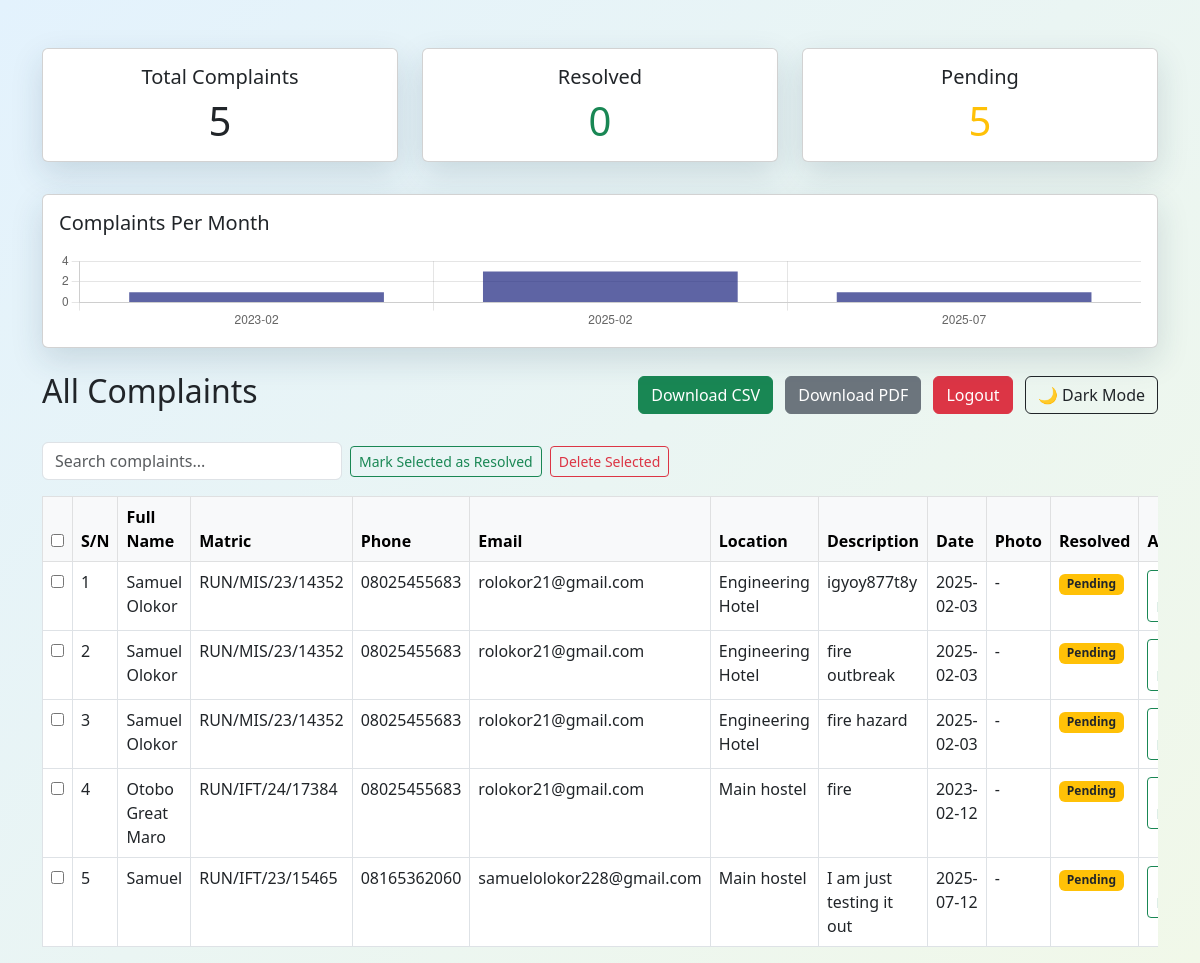
Screenshot of /admin (signed in) with the database file from the repository.
### tables this page shows
CREATE TABLE complaints (
        id INTEGER PRIMARY KEY AUTOINCREMENT,
        fullname TEXT,
        matric TEXT,
        phone TEXT,
        email TEXT,
        location TEXT,
        description TEXT,
        incident_date TEXT,
        photo_filename TEXT
    , resolved INTEGER DEFAULT 0);

### app.py (the view)
@app.route('/admin')
def admin_panel():
    if not session.get('admin_logged_in'):
        return redirect(url_for('admin_login'))
    conn = sqlite3.connect('database.db')
    c = conn.cursor()
    c.execute('SELECT * FROM complaints ORDER BY id DESC')
    complaints = c.fetchall()
    total = len(complaints)
    resolved = sum(1 for c in complaints if c[9] == 1)
    pending = total - resolved
    months = [c[7][:7] for c in complaints if c[7]]
    month_counts = Counter(months)
    month_labels = sorted(month_counts.keys())
    month_data = [month_counts[m] for m in month_labels]
    conn.close()
    return render_template('admin_panel.html', complaints=complaints, total=total, resolved=resolved, pending=pending, month_labels=month_labels, month_data=month_data)

### templates/admin_panel.html (shortened to what this page needs)
<!DOCTYPE html>
<html lang="en">
<head>
  <link rel="stylesheet" href="/static/css/style.css" />
  <link href="https://cdn.jsdelivr.net/npm/bootstrap@5.3.0/dist/css/bootstrap.min.css" rel="stylesheet" />
</head>
<body>
  <div class="container mt-5">
    <div class="row mb-4">
      <div class="col-md-4 mb-2">
        <div class="card text-center p-3">
          <h5>Total Complaints</h5>
          <div class="display-6">{{ total }}</div>
        </div>
      </div>
      <div class="col-md-4 mb-2">
        <div class="card text-center p-3">
          <h5>Resolved</h5>
          <div class="display-6 text-success">{{ resolved }}</div>
        </div>
      </div>
      <div class="col-md-4 mb-2">
        <div class="card text-center p-3">
          <h5>Pending</h5>
          <div class="display-6 text-warning">{{ pending }}</div>
        </div>
      </div>
    </div>
    <div class="card mb-4 p-3">
      <h5 class="mb-3">Complaints Per Month</h5>
      <canvas id="complaintsChart" height="80"></canvas>
    </div>
    <script>
    const ctx = document.getElementById('complaintsChart').getContext('2d');
    const complaintsChart = new Chart(ctx, {
      type: 'bar',
      data: {
        labels: {{ month_labels|tojson }},
        datasets: [{
          label: 'Complaints',
          data: {{ month_data|tojson }},
          backgroundColor: 'rgba(26, 35, 126, 0.7)'
        }]
      },
      options: {
        responsive: true,
        plugins: { legend: { display: false } },
        scales: { y: { beginAtZero: true, precision: 0 } }
      }
    });
    </script>
    <div class="d-flex justify-content-between align-items-center mb-4">
      <h2>All Complaints</h2>
      <div>
        <button type="button" id="downloadCsvBtn" class="btn btn-success me-2">Download CSV</button>
        <button type="button" id="downloadPdfBtn" class="btn btn-secondary me-2">Download PDF</button>
        <a href="{{ url_for('admin_logout') }}" class="btn btn-danger">Logout</a>
        <button id="darkModeToggle" class="btn btn-outline-dark ms-2" type="button">🌙 Dark Mode</button>
      </div>
    </div>
    <form id="bulkForm" method="POST" action="{{ url_for('bulk_action') }}">
      <div class="mb-3 d-flex gap-2 align-items-center">
        <input type="text" id="searchBox" class="form-control" placeholder="Search complaints..." style="max-width: 300px;">
        <button type="submit" name="action" value="resolve" class="btn btn-outline-success btn-sm">Mark Selected as Resolved</button>
        <button type="submit" name="action" value="delete" class="btn btn-outline-danger btn-sm" onclick="return confirm('Are you sure you want to delete selected complaints?');">Delete Selected</button>
      </div>
      <div class="table-responsive">
        <table class="table table-bordered table-hover">
          <thead class="table-light">
            <tr>
              <th><input type="checkbox" id="selectAll"></th>
              <th>S/N</th>
              <th>Full Name</th>
              <th>Matric</th>
              <th>Phone</th>
              <th>Email</th>
              <th>Location</th>
              <th>Description</th>
              <th>Date</th>
              <th>Photo</th>
              <th>Resolved</th>
              <th>Actions</th>
            </tr>
          </thead>
          <tbody>
            {% for c in complaints %}
            <tr>
              <td><input type="checkbox" name="selected" value="{{ c[0] }}"></td>
              <td>{{ loop.index }}</td>
              <td>{{ c[1] }}</td>
              <td>{{ c[2] }}</td>
              <td>{{ c[3] }}</td>
              <td>{{ c[4] }}</td>
              <td>{{ c[5] }}</td>
              <td>{{ c[6] }}</td>
              <td>{{ c[7] }}</td>
              <td>
                {% if c[8] %}
                  <a href="/static/uploads/{{ c[8] }}" target="_blank">View</a>
                {% else %}
                  -
                {% endif %}
              </td>
              <td>
                {% if c[9] == 1 %}
                  <span class="badge bg-success">Resolved</span>
                {% else %}
                  <span class="badge bg-warning text-dark">Pending</span>
                {% endif %}
              </td>
              <td>
                <div class="d-flex gap-1">
                  {% if c[9] == 0 %}
                  <form method="POST" action="{{ url_for('mark_resolved', complaint_id=c[0]) }}">
                    <button type="submit" class="btn btn-sm btn-outline-success">Mark Resolved</button>
                  </form>
                  {% endif %}
                </div>
              </td>
            </tr>
            {% endfor %}
          </tbody>
        </table>
      </div>
    </form>
  </div>
</body>
</html>

### static/css/style.css (style rules this page uses)
body { --bg: #f1f8e9; --card-bg: rgba(255,255,255,0.85); --text: #333; --primary: #1a237e; --secondary: #3949ab; --success: #388e3c; --warning: #fbc02d; --danger: #d32f2f; background: linear-gradient(135deg, #e3f2fd 0%, var(--bg) 100%); color: var(--text); }
h2 { color: #1a237e; font-weight: 700; }
.container { animation: fadeIn 0.6s ease-in; }
.card { border: none; border-radius: 20px; background: var(--card-bg); box-shadow: 0 12px 32px rgba(30, 60, 90, 0.15); backdrop-filter: blur(6px); -webkit-backdrop-filter: blur(6px); padding: 2rem 2.5rem; color: var(--text); }
.form-control { border-radius: 8px; border: 1px solid #ccc; padding: 10px 14px; transition: border 0.3s; }
.btn-danger { background: var(--danger); border: none; }
.btn-success { background: var(--success); border: none; }
.btn-secondary { background: #555; border: none; }
.table-responsive { overflow-x: auto; }
.table { background: var(--card-bg); color: var(--text); }

### rows the page displays
complaints: fullname "Samuel Olokor", matric "RUN/MIS/23/14352", phone "08025455683", email "rolokor21@gmail.com", location "Engineering Hotel", description "igyoy877t8y", incident_date "2025-02-03", resolved "Pending"
complaints: fullname "Samuel Olokor", matric "RUN/MIS/23/14352", phone "08025455683", email "rolokor21@gmail.com", location "Engineering Hotel", description "fire outbreak", incident_date "2025-02-03", resolved "Pending"
complaints: fullname "Samuel Olokor", matric "RUN/MIS/23/14352", phone "08025455683", email "rolokor21@gmail.com", location "Engineering Hotel", description "fire hazard", incident_date "2025-02-03", resolved "Pending"
complaints: fullname "Otobo Great Maro", matric "RUN/IFT/24/17384", phone "08025455683", email "rolokor21@gmail.com", location "Main hostel", description "fire", incident_date "2023-02-12", resolved "Pending"
complaints: fullname "Samuel", matric "RUN/IFT/23/15465", phone "08165362060", email "samuelolokor228@gmail.com", location "Main hostel", description "I am just testing it out", incident_date "2025-07-12", resolved "Pending"

### other values shown
{{ total }} "5"
{{ resolved }} "0"
{{ pending }} "5"
